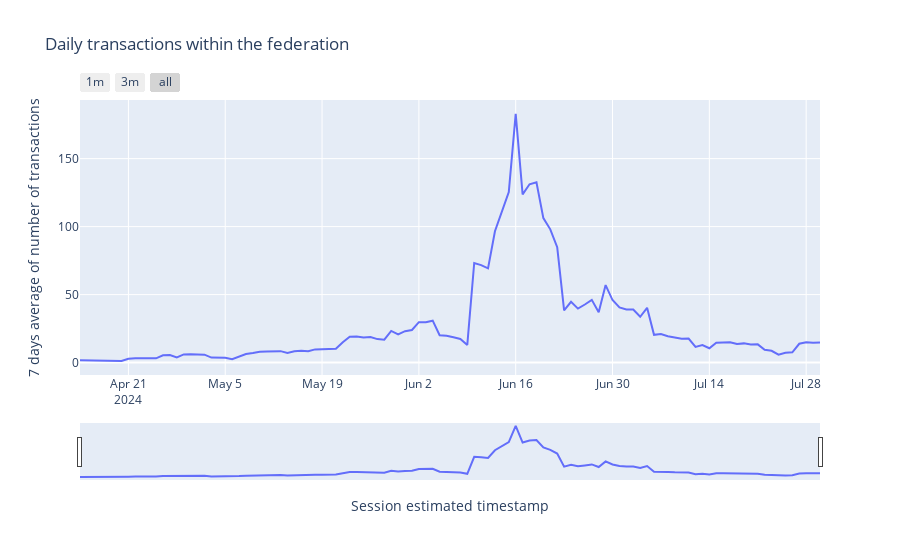

This figure's notebook cell:
### Code cell
time_plot(
    daily_infed_volume[['index','tx_cnt_weekly_rolling_avg']], 
    'Daily transactions within the federation', 
    'Session estimated timestamp', 
    '7 days average of number of transactions',
    line_shape = 'linear',
).show()
